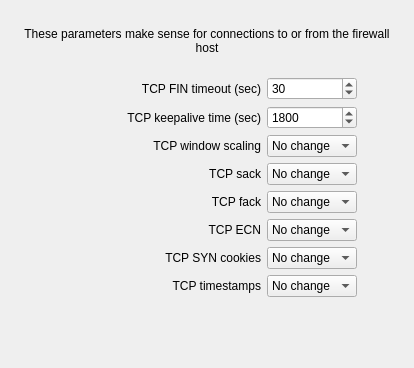
     <widget class="QWidget" name="tab_2" >
      <attribute name="title" >
       <string>TCP</string>
      </attribute>
      <attribute name="icon" >
       <iconset resource="MainRes.qrc" >
        <normaloff>:/Icons/TCPService/icon-tree</normaloff>:/Icons/TCPService/icon-tree</iconset>
      </attribute>
      <layout class="QGridLayout" >
       <item row="0" column="1" >
        <spacer>
         <property name="orientation" >
          <enum>Qt::Vertical</enum>
         </property>
         <property name="sizeType" >
          <enum>QSizePolicy::Fixed</enum>
         </property>
         <property name="sizeHint" stdset="0" >
          <size>
           <width>20</width>
           <height>16</height>
          </size>
         </property>
        </spacer>
       </item>
       <item row="1" column="0" colspan="3" >
        <widget class="QLabel" name="network_tab_txt2_2" >
         <property name="text" >
          <string>These parameters make sense for connections to or from the firewall host</string>
         </property>
         <property name="alignment" >
          <set>Qt::AlignCenter</set>
         </property>
         <property name="wordWrap" >
          <bool>true</bool>
         </property>
        </widget>
       </item>
       <item row="3" column="0" >
        <widget class="QLabel" name="label376_2" >
         <property name="text" >
          <string>TCP FIN timeout (sec)</string>
         </property>
         <property name="alignment" >
          <set>Qt::AlignRight|Qt::AlignTrailing|Qt::AlignVCenter</set>
         </property>
         <property name="wordWrap" >
          <bool>false</bool>
         </property>
        </widget>
       </item>
       <item row="3" column="1" >
        <widget class="QSpinBox" name="linux24_tcp_fin_timeout" >
         <property name="minimum" >
          <number>0</number>
         </property>
         <property name="maximum" >
          <number>1000</number>
         </property>
         <property name="value" >
          <number>30</number>
         </property>
        </widget>
       </item>
       <item row="4" column="0" >
        <widget class="QLabel" name="label377_2" >
         <property name="text" >
          <string>TCP keepalive time (sec)</string>
         </property>
         <property name="alignment" >
          <set>Qt::AlignRight|Qt::AlignTrailing|Qt::AlignVCenter</set>
         </property>
         <property name="wordWrap" >
          <bool>false</bool>
         </property>
        </widget>
       </item>
       <item row="4" column="1" >
        <widget class="QSpinBox" name="linux24_tcp_keepalive_interval" >
         <property name="minimum" >
          <number>0</number>
         </property>
         <property name="maximum" >
          <number>10000</number>
         </property>
         <property name="value" >
          <number>1800</number>
         </property>
        </widget>
       </item>
       <item row="5" column="0" >
        <widget class="QLabel" name="label378_2" >
         <property name="text" >
          <string>TCP window scaling</string>
         </property>
         <property name="alignment" >
          <set>Qt::AlignRight|Qt::AlignTrailing|Qt::AlignVCenter</set>
         </property>
         <property name="wordWrap" >
          <bool>false</bool>
         </property>
        </widget>
       </item>
       <item row="5" column="1" >
        <widget class="QComboBox" name="linux24_tcp_window_scaling" >
         <item>
          <property name="text" >
           <string>No change</string>
          </property>
         </item>
         <item>
          <property name="text" >
           <string>On</string>
          </property>
         </item>
         <item>
          <property name="text" >
           <string>Off</string>
          </property>
         </item>
        </widget>
       </item>
       <item row="6" column="0" >
        <widget class="QLabel" name="label379_2" >
         <property name="text" >
          <string>TCP sack</string>
         </property>
         <property name="alignment" >
          <set>Qt::AlignRight|Qt::AlignTrailing|Qt::AlignVCenter</set>
         </property>
         <property name="wordWrap" >
          <bool>false</bool>
         </property>
        </widget>
       </item>
       <item row="6" column="1" >
        <widget class="QComboBox" name="linux24_tcp_sack" >
         <item>
          <property name="text" >
           <string>No change</string>
          </property>
         </item>
         <item>
          <property name="text" >
           <string>On</string>
          </property>
         </item>
         <item>
          <property name="text" >
           <string>Off</string>
          </property>
         </item>
        </widget>
       </item>
       <item row="7" column="0" >
        <widget class="QLabel" name="label384_2" >
         <property name="text" >
          <string>TCP fack</string>
         </property>
         <property name="alignment" >
          <set>Qt::AlignRight|Qt::AlignTrailing|Qt::AlignVCenter</set>
         </property>
         <property name="wordWrap" >
          <bool>false</bool>
         </property>
        </widget>
       </item>
       <item row="7" column="1" >
        <widget class="QComboBox" name="linux24_tcp_fack" >
         <item>
          <property name="text" >
           <string>No change</string>
          </property>
         </item>
         <item>
          <property name="text" >
           <string>On</string>
          </property>
         </item>
         <item>
          <property name="text" >
           <string>Off</string>
          </property>
         </item>
        </widget>
       </item>
       <item row="7" column="2" >
        <spacer>
         <property name="orientation" >
          <enum>Qt::Horizontal</enum>
         </property>
         <property name="sizeType" >
          <enum>QSizePolicy::Expanding</enum>
         </property>
         <property name="sizeHint" stdset="0" >
          <size>
           <width>40</width>
           <height>20</height>
          </size>
         </property>
        </spacer>
       </item>
       <item row="8" column="0" >
        <widget class="QLabel" name="label383_2" >
         <property name="text" >
          <string>TCP ECN</string>
         </property>
         <property name="alignment" >
          <set>Qt::AlignRight|Qt::AlignTrailing|Qt::AlignVCenter</set>
         </property>
         <property name="wordWrap" >
          <bool>false</bool>
         </property>
        </widget>
       </item>
       <item row="8" column="1" >
        <widget class="QComboBox" name="linux24_tcp_ecn" >
         <item>
          <property name="text" >
           <string>No change</string>
          </property>
         </item>
         <item>
          <property name="text" >
           <string>On</string>
          </property>
         </item>
         <item>
          <property name="text" >
           <string>Off</string>
          </property>
         </item>
        </widget>
       </item>
       <item row="9" column="0" >
        <widget class="QLabel" name="label372_2" >
         <property name="text" >
          <string>TCP SYN cookies</string>
         </property>
         <property name="alignment" >
          <set>Qt::AlignRight|Qt::AlignTrailing|Qt::AlignVCenter</set>
         </property>
         <property name="wordWrap" >
          <bool>false</bool>
         </property>
        </widget>
       </item>
       <item row="9" column="1" >
        <widget class="QComboBox" name="linux24_tcp_syncookies" >
         <item>
          <property name="text" >
           <string>No change</string>
          </property>
         </item>
         <item>
          <property name="text" >
           <string>On</string>
          </property>
         </item>
         <item>
          <property name="text" >
           <string>Off</string>
          </property>
         </item>
        </widget>
       </item>
       <item row="10" column="0" >
        <widget class="QLabel" name="label385_2" >
         <property name="text" >
          <string>TCP timestamps</string>
         </property>
         <property name="alignment" >
          <set>Qt::AlignRight|Qt::AlignTrailing|Qt::AlignVCenter</set>
         </property>
         <property name="wordWrap" >
          <bool>false</bool>
         </property>
        </widget>
       </item>
       <item row="10" column="1" >
        <widget class="QComboBox" name="linux24_tcp_timestamps" >
         <item>
          <property name="text" >
           <string>No change</string>
          </property>
         </item>
         <item>
          <property name="text" >
           <string>On</string>
          </property>
         </item>
         <item>
          <property name="text" >
           <string>Off</string>
          </property>
         </item>
        </widget>
       </item>
       <item row="12" column="1" >
        <spacer>
         <property name="orientation" >
          <enum>Qt::Vertical</enum>
         </property>
         <property name="sizeHint" stdset="0" >
          <size>
           <width>20</width>
           <height>40</height>
          </size>
         </property>
        </spacer>
       </item>
       <item row="2" column="1" >
        <spacer>
         <property name="orientation" >
          <enum>Qt::Vertical</enum>
         </property>
         <property name="sizeType" >
          <enum>QSizePolicy::Fixed</enum>
         </property>
         <property name="sizeHint" stdset="0" >
          <size>
           <width>20</width>
           <height>16</height>
          </size>
         </property>
        </spacer>
       </item>
       <item row="11" column="0" >
        <spacer>
         <property name="orientation" >
          <enum>Qt::Horizontal</enum>
         </property>
         <property name="sizeType" >
          <enum>QSizePolicy::Expanding</enum>
         </property>
         <property name="sizeHint" stdset="0" >
          <size>
           <width>250</width>
           <height>20</height>
          </size>
         </property>
        </spacer>
       </item>
      </layout>
     </widget>
